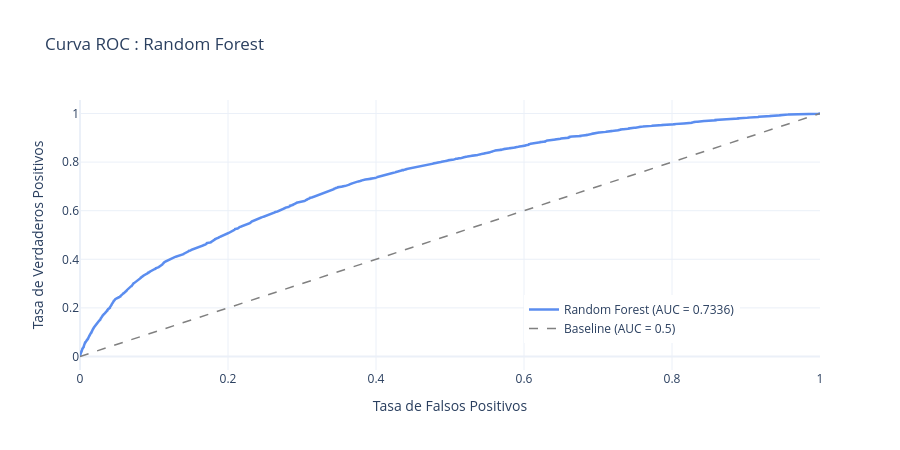

Notebook source saved alongside this figure:
### Code cell
# -- Visualización 3: Curva ROC ----------------------------------------------
fpr, tpr, _ = roc_curve(y_test_bin, y_proba)

fig_roc = go.Figure()
fig_roc.add_trace(go.Scatter(
    x=fpr, y=tpr,
    mode='lines',
    name=f'Random Forest (AUC = {auc:.4f})',
    line=dict(color='#5B8DEF', width=2.5)
))
fig_roc.add_trace(go.Scatter(
    x=[0,1], y=[0,1],
    mode='lines',
    name='Baseline (AUC = 0.5)',
    line=dict(color='gray', width=1.5, dash='dash')
))
fig_roc.update_layout(
    title='Curva ROC : Random Forest',
    xaxis_title='Tasa de Falsos Positivos',
    yaxis_title='Tasa de Verdaderos Positivos',
    height=450,
    template='plotly_white',
    legend=dict(x=0.6, y=0.1)
)
fig_roc.show()

### Figure 1 — Plotly figure (JSON) as saved in the notebook; plotly's stock layout.template omitted (floating-point values rounded to 4 significant figures; data arrays with more than 128 entries replaced by an {"elided": "..."} marker saying what was removed)
{"data": [{"line": {"color": "#5B8DEF", "width": 2.5}, "mode": "lines", "name": "Random Forest (AUC = 0.7336)", "type": "scatter", "x": {"elided": "5031 float values"}, "y": {"elided": "5031 float values"}}, {"line": {"color": "gray", "dash": "dash", "width": 1.5}, "mode": "lines", "name": "Baseline (AUC = 0.5)", "type": "scatter", "x": [0, 1], "y": [0, 1]}], "layout": {"height": 450, "legend": {"x": 0.6, "y": 0.1}, "title": {"text": "Curva ROC : Random Forest"}, "xaxis": {"title": {"text": "Tasa de Falsos Positivos"}}, "yaxis": {"title": {"text": "Tasa de Verdaderos Positivos"}}}}
